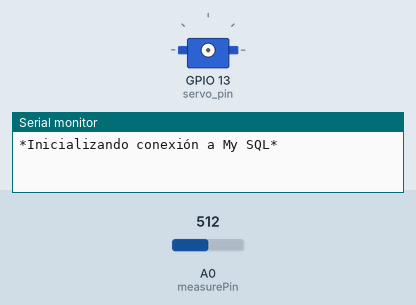
Simulated run of this sketch. Board: ESP8266 (NodeMCU). On the bench: servo, the last lines printed to the serial monitor. Inputs (shaded band) come from the test bench; at power-on: A0 (measurePin) = 512. WiFi joins after 1.5 s; servers stay silent unless stated; uploads are accepted with an empty reply.

Above: at 0.1 s.
At 2.58 s:
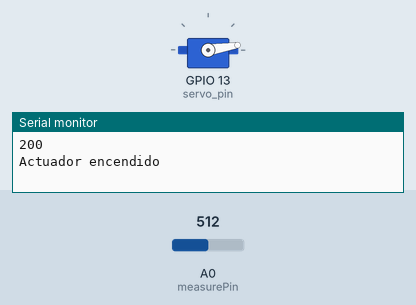
At 7.58 s:
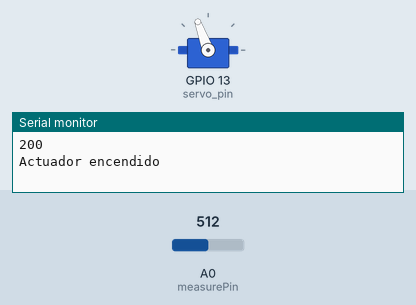
At 30.3 s:
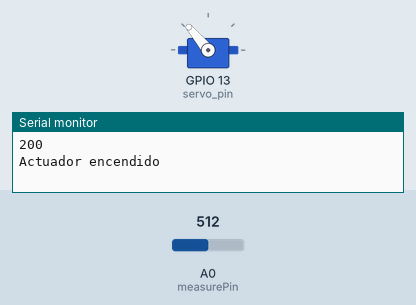
Timing chart, 0 to 31.8 s (numbered marks = the images above):
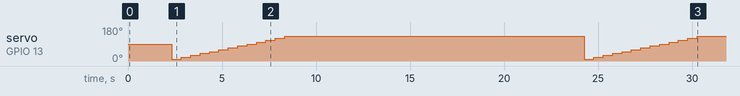

Measured:
- by itself, servo on GPIO 13 (servo_pin): 90° → 9° at 2.3 s, → 20° 0.50 s later, → 30° 0.50 s later, → 40° 0.50 s later, … (26 changes in this stretch)

The sketch:

SensorPolvo.ino
```cpp
#include <ESP8266WiFi.h>
#include <WiFiClient.h>
#include <ESP8266HTTPClient.h>
#include <Servo.h>

//int servo_pin = 21; // Pin D7 para el actuador
int servo_pin = 13;
//Servo myservo;
Servo motor;

int angle = 0; // Ángulo inicial del servomotor

const char* ssid = "Tec-IoT";
const char* password = "spotless.magnetic.bridge";
HTTPClient httpClient;
WiFiClient wClient;

String URL1 = "http://10.22.200.34:3100/api/logValue/4/"; // Post de valor de sensor
String URL2 = "http://10.22.200.34:3100/api/logState/4/"; // Post de valor de estado de actuador

int measurePin = A0; // Pin del sensor
int ledPower = 2;
int samplingTime = 280;
int deltaTime = 40;
int sleepTime = 9680;
float voMeasured = 0;
float calcVoltage = 0;
float dddensity = 0;
float density = 0;
int state = 0;

void setup() {
  Serial.begin(9600);
  Serial.println("*Inicializando conexión a My SQL*");

  WiFi.mode(WIFI_STA);
  WiFi.disconnect();
  delay(100);

  WiFi.begin(ssid, password);
  Serial.print("Conectando a red WiFi \"");
  Serial.print(ssid);
  Serial.print("\"");
  while (WiFi.status() != WL_CONNECTED) {
    delay(500);
    Serial.print(".");
  }
  Serial.print("\nConectado! IP: ");
  Serial.println(WiFi.localIP());
  delay(500);

  // Configuración del pin del actuador
  motor.attach(servo_pin);
  pinMode(servo_pin, OUTPUT);
}

void loop() {
  digitalWrite(ledPower, LOW);
  delayMicroseconds(samplingTime);
  voMeasured = analogRead(measurePin);
  delayMicroseconds(deltaTime);
  digitalWrite(ledPower, HIGH);
  delayMicroseconds(sleepTime);

  calcVoltage = 5 * voMeasured / 1024;
  dddensity = 0.17 * calcVoltage - 0.1;
  density = (calcVoltage - 0.0356) * 120000;

  if (isnan(density)) {
    Serial.println("Error obteniendo los datos del sensor de polvo");
    return;
  }

  Serial.print(" - Dust Density(mg/m3): ");
  Serial.println(density);

  logValue(density);

  // Control del actuador (puerta)
  if (density > 2000) {
    state = 2;
    Serial.println("Actuador encendido");
    abrirPuerta();
  } else {
    state = 1;
  }
  logState(state);

  delay(10000);
}

void logValue(float density) {
  if (WiFi.status() == WL_CONNECTED) {
    String data = URL1;
    data = data + density;
    Serial.println(data);

    httpClient.begin(wClient, data.c_str());
    httpClient.addHeader("Content-Type", "Content-Type: application/json");
    int httpResponseCode = httpClient.POST(data.c_str());
    Serial.println(httpResponseCode);
    httpClient.end();
  }
  return;
}

void logState(int state) {
  if (WiFi.status() == WL_CONNECTED) {
    String data = URL2;
    data = data + state;
    Serial.println(data);

    httpClient.begin(wClient, data.c_str());
    httpClient.addHeader("Content-Type", "Content-Type: application/json");
    int httpResponseCode = httpClient.POST(data.c_str());
    Serial.println(httpResponseCode);
    httpClient.end();
  }
  return;
}

// Función para abrir la puerta
/*void abrirPuerta() {
  for (angle = 0; angle < 180; angle += 1) {
    myservo.write(angle);
    delay(15);
  }
}*/

void abrirPuerta(){
  motor.write(9);
  delay(500);
  motor.write(20);
  delay(500);
  motor.write(30);
  delay(500);
   motor.write(40);
  delay(500);
    motor.write(50);
  delay(500);
  motor.write(60);
  delay(500);
  motor.write(70);
  delay(500);
  motor.write(80);
  delay(500);
  motor.write(90);
  delay(500);
  motor.write(100);
  delay(500);
    motor.write(110);
  delay(500);
    motor.write(120);
  delay(500);
  motor.write(130);
  delay(500);

  digitalWrite(4,HIGH);
  digitalWrite(5,LOW);
  delay(5000);
}


// Puedes agregar más funciones para realizar acciones específicas del actuador según tus necesidades.
```
